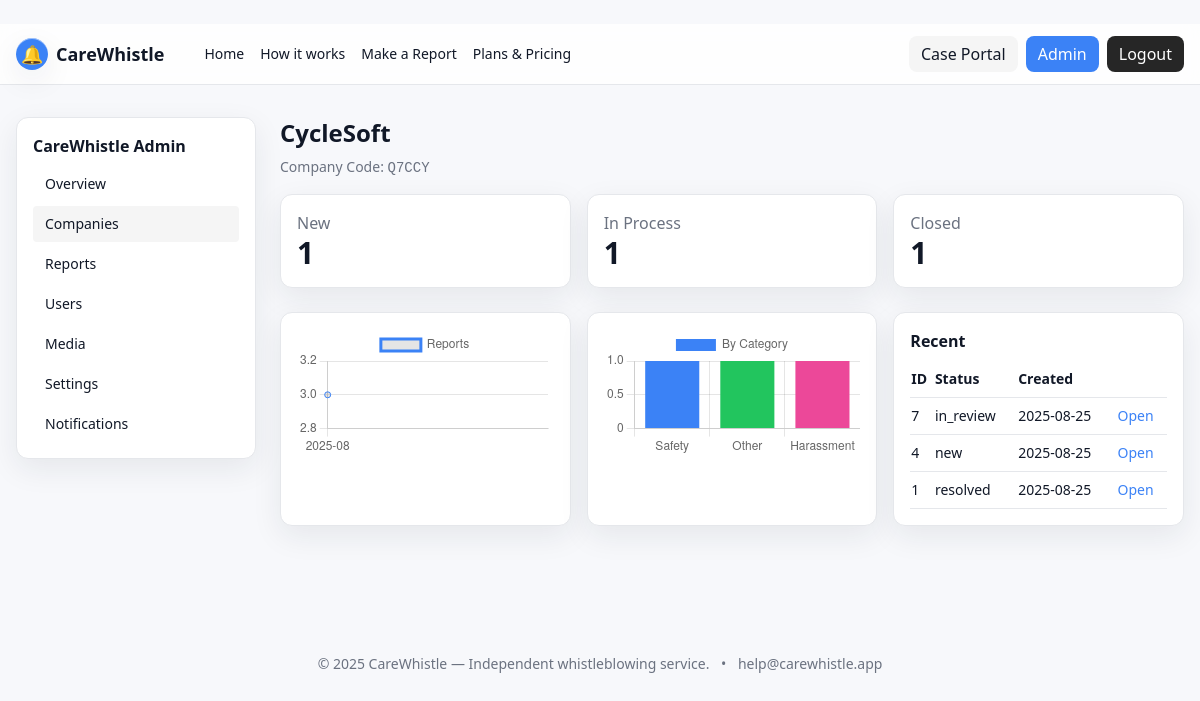
Screenshot of /admin/company/2 (signed in) with the database file from the repository.
### tables this page shows
CREATE TABLE companies(
      id INTEGER PRIMARY KEY AUTOINCREMENT,
      name TEXT NOT NULL,
      code TEXT UNIQUE NOT NULL,
      created_at TEXT NOT NULL
    );

CREATE TABLE reports(
      id INTEGER PRIMARY KEY AUTOINCREMENT,
      company_id INTEGER NOT NULL,
      company_code TEXT NOT NULL,
      subject TEXT,
      content TEXT NOT NULL,
      category TEXT NOT NULL,
      status TEXT NOT NULL,
      reporter_contact TEXT,
      anon_token TEXT UNIQUE NOT NULL,
      anon_pin TEXT NOT NULL,
      created_at TEXT NOT NULL,
      done_so_far TEXT,
      wants_feedback TEXT,
      memorable TEXT,
      FOREIGN KEY(company_id) REFERENCES companies(id) ON DELETE CASCADE
    );

### app.py (the view)
@app.route("/admin/company/<int:company_id>")
@login_required
@role_required("admin")
def admin_company(company_id):
    db=get_db()
    c=db.execute("SELECT * FROM companies WHERE id=?", (company_id,)).fetchone()
    if not c: abort(404)
    stats=db.execute("""
      SELECT
        SUM(CASE WHEN status='new' THEN 1 ELSE 0 END) as new,
        SUM(CASE WHEN status IN ('in_review','awaiting_info') THEN 1 ELSE 0 END) as inproc,
        SUM(CASE WHEN status IN ('resolved','closed') THEN 1 ELSE 0 END) as closed
      FROM reports WHERE company_id=?
    """,(company_id,)).fetchone()
    monthly=db.execute("SELECT substr(created_at,1,7) ym, COUNT(*) cnt FROM reports WHERE company_id=? GROUP BY ym ORDER BY ym",(company_id,)).fetchall()
    bycat=db.execute("SELECT category, COUNT(*) cnt FROM reports WHERE company_id=? GROUP BY category ORDER BY cnt DESC",(company_id,)).fetchall()
    recent=db.execute("SELECT id,status,created_at FROM reports WHERE company_id=? ORDER BY id DESC LIMIT 12",(company_id,)).fetchall()
    db.close()
    return render_template("admin/company_dashboard.html", company=c, stats=stats, monthly=monthly, bycat=bycat, recent=recent)

### app.py (called while the page is built)
def get_db():
    conn = sqlite3.connect(DB_PATH, timeout=10, detect_types=sqlite3.PARSE_DECLTYPES)
    conn.row_factory = sqlite3.Row
    conn.execute("PRAGMA foreign_keys = ON")
    return conn

def login_required(f):
    @wraps(f)
    def _w(*a,**k):
        if "user_id" not in session:
            return redirect(url_for("login", next=request.path))
        return f(*a,**k)
    return _w

def role_required(*roles):
    def deco(f):
        @wraps(f)
        def _w(*a,**k):
            if session.get("role") not in roles: abort(403)
            return f(*a,**k)
        return _w
    return deco

### templates/admin/company_dashboard.html
﻿{% extends "admin/frame.html" %}{% block admin %}
<h2 class="text-2xl font-extrabold mb-2">{{ company.name }}</h2>
<div class="text-sm text-base-muted mb-4">Company Code: <code>{{ company.code }}</code></div>
<div class="grid md:grid-cols-3 gap-4">
  <div class="bg-white rounded-xl p-4 border shadow-glass"><div class="text-base-muted">New</div><div class="text-3xl font-extrabold">{{ stats.new or 0 }}</div></div>
  <div class="bg-white rounded-xl p-4 border shadow-glass"><div class="text-base-muted">In Process</div><div class="text-3xl font-extrabold">{{ stats.inproc or 0 }}</div></div>
  <div class="bg-white rounded-xl p-4 border shadow-glass"><div class="text-base-muted">Closed</div><div class="text-3xl font-extrabold">{{ stats.closed or 0 }}</div></div>
</div>
<div class="grid lg:grid-cols-3 gap-4 mt-6">
  <div class="bg-white rounded-xl p-4 border shadow-glass"><canvas id="m"></canvas></div>
  <div class="bg-white rounded-xl p-4 border shadow-glass"><canvas id="c"></canvas></div>
  <div class="bg-white rounded-xl p-4 border shadow-glass">
    <h3 class="font-bold mb-2">Recent</h3>
    <table class="w-full text-sm">
      <tr class="text-left border-b"><th class="py-2">ID</th><th>Status</th><th>Created</th><th></th></tr>
      {% for r in recent %}
      <tr class="border-b">
        <td class="py-2">{{ r.id }}</td><td>{{ r.status }}</td><td>{{ r.created_at[:10] }}</td>
        <td><a class="text-neon-blue" href="{{ url_for('admin_report_detail', rid=r.id) }}">Open</a></td>
      </tr>
      {% endfor %}
    </table>
  </div>
</div>
<script>
const colors=["#3b82f6","#22c55e","#ec4899","#8b5cf6","#f59e0b","#06b6d4","#64748b","#ef4444"];
new Chart(document.getElementById('m'), {
  type:'line',
  data:{labels:{{ monthly|map(attribute='ym')|list|tojson }},
        datasets:[{label:'Reports',data:{{ monthly|map(attribute='cnt')|list|tojson }}, borderColor:colors[0]}]}
});
new Chart(document.getElementById('c'), {
  type:'bar',
  data:{labels:{{ bycat|map(attribute='category')|list|tojson }},
        datasets:[{label:'By Category',data:{{ bycat|map(attribute='cnt')|list|tojson }}, backgroundColor:colors}]}
});
</script>
{% endblock %}

### rows the page displays
companies: name "CycleSoft", code "Q7CCY"
reports: id "7", status "in_review", created_at "2025-08-25"
reports: id "4", status "new", created_at "2025-08-25"
reports: id "1", status "resolved", created_at "2025-08-25"

### other values shown
{{ stats.new or 0 }} "1"
{{ stats.inproc or 0 }} "1"
{{ stats.closed or 0 }} "1"
{{ 2025 }} "2025"
chart data {{ monthly|map(attribute='ym')|list|tojson }} ["2025-08"]
chart data {{ monthly|map(attribute='cnt')|list|tojson }} [3]
chart data {{ bycat|map(attribute='category')|list|tojson }} ["Safety", "Other", "Harassment"]
chart data {{ bycat|map(attribute='cnt')|list|tojson }} [1, 1, 1]
